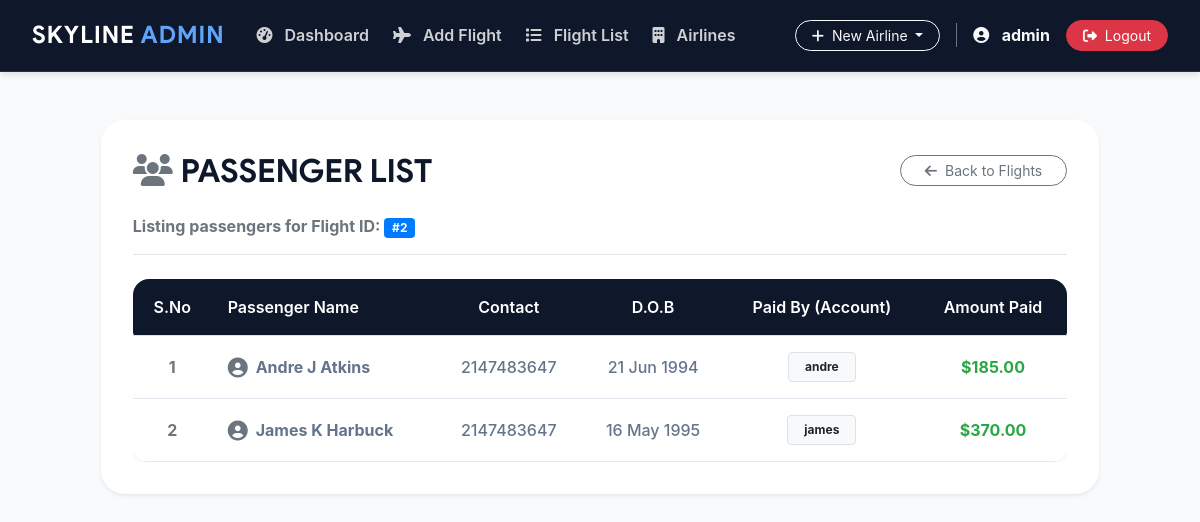
/admin/pass_list.php?flight_id=2 (signed in), run on the app's committed database.
### tables this page shows
CREATE TABLE `ticket` (
  `ticket_id` int(11) NOT NULL,
  `passenger_id` int(11) NOT NULL,
  `flight_id` int(11) NOT NULL,
  `user_id` int(11) NOT NULL,
  `seat_no` varchar(10) NOT NULL,
  `cost` int(11) NOT NULL,
  `class` varchar(3) NOT NULL
);

CREATE TABLE `passenger_profile` (
  `passenger_id` int(11) NOT NULL,
  `user_id` int(11) NOT NULL,
  `flight_id` int(11) NOT NULL,
  `mobile` varchar(110) NOT NULL,
  `dob` datetime NOT NULL,
  `f_name` varchar(20) DEFAULT NULL,
  `m_name` varchar(20) DEFAULT NULL,
  `l_name` varchar(20) DEFAULT NULL
);

CREATE TABLE `users` (
  `user_id` int(11) NOT NULL,
  `username` varchar(20) NOT NULL,
  `email` varchar(50) NOT NULL,
  `password` varchar(100) NOT NULL
);

CREATE TABLE `payment` (
  `card_no` varchar(16) NOT NULL,
  `user_id` int(11) NOT NULL,
  `flight_id` int(11) NOT NULL,
  `expire_date` varchar(5) DEFAULT NULL,
  `amount` int(11) NOT NULL
);

### admin/pass_list.php (the view, shortened to what this page needs)
<?php include_once 'header.php';
require '../helpers/init_conn_db.php';?>
<?php if(isset($_SESSION['adminId'])) { ?>
<main>
  <div class="container mt-5 mb-5 px-4">
    <div class="row justify-content-center">
      <div class="col-md-11">
        <div class="admin-glass-panel animate-fade-in shadow-sm border-0">
          <div class="d-flex justify-content-between align-items-center mb-4">
            <h2 class="admin-header-title mb-0"><i class="fa fa-users mr-2 text-secondary"></i>PASSENGER LIST</h2>
            <a href="all_flights.php" class="btn btn-outline-secondary btn-sm px-4 rounded-pill"><i class="fa fa-arrow-left mr-2"></i>Back to Flights</a>
          </div>
          <p class="text-muted font-weight-bold">Listing passengers for Flight ID: <span class="badge badge-primary px-2 py-1">#<?php echo htmlspecialchars($_GET['flight_id']); ?></span></p>
          <hr class="mb-4">
          <div class="table-responsive">
            <table class="table mb-0 custom-table text-center table-hover align-middle">
              <thead>
                <tr>
                  <th scope="col" class="rounded-left">S.No</th>
                  <th scope="col" class="text-left">Passenger Name</th>
                  <th scope="col">Contact</th>
                  <th scope="col">D.O.B</th>
                  <th scope="col">Paid By (Account)</th>
                  <th scope="col" class="rounded-right">Amount Paid</th>
                </tr>
              </thead>
              <tbody>
                <?php
                $cnt=1;
                $flight_id = $_GET['flight_id'];
                $stmt_t = mysqli_stmt_init($conn);
                $sql_t = 'SELECT * FROM Ticket WHERE flight_id=?';
                if(!mysqli_stmt_prepare($stmt_t,$sql_t)) {
                    header('Location: ticket.php?error=sqlerror');
                    exit();
                } else {
                    mysqli_stmt_bind_param($stmt_t,'i',$flight_id);
                    mysqli_stmt_execute($stmt_t);
                    $result_t = mysqli_stmt_get_result($stmt_t);
                    while($row_t = mysqli_fetch_assoc($result_t)) {
                      $sql = 'SELECT * FROM Passenger_profile WHERE passenger_id=?';
                      $stmt = mysqli_stmt_init($conn);
                      mysqli_stmt_prepare($stmt,$sql);
                      mysqli_stmt_bind_param($stmt,'i',$row_t['passenger_id']);
                      mysqli_stmt_execute($stmt);
                      $result = mysqli_stmt_get_result($stmt);
                      if ($row = mysqli_fetch_assoc($result)) {
                          $sql_p = 'SELECT * FROM PAYMENT WHERE flight_id=? AND user_id=?';
                          $stmt_p = mysqli_stmt_init($conn);
                          mysqli_stmt_prepare($stmt_p,$sql_p);
                          mysqli_stmt_bind_param($stmt_p,'ii',$flight_id,$row['user_id']);
                          mysqli_stmt_execute($stmt_p);
                          $result_p = mysqli_stmt_get_result($stmt_p);
                          if ($row_p = mysqli_fetch_assoc($result_p)) {
                            $sql_u = 'SELECT * FROM Users WHERE user_id=?';
                            $stmt_u = mysqli_stmt_init($conn);
                            mysqli_stmt_prepare($stmt_u,$sql_u);
                            mysqli_stmt_bind_param($stmt_u,'i',$row['user_id']);
                            mysqli_stmt_execute($stmt_u);
                            $result_u = mysqli_stmt_get_result($stmt_u);
                            if ($row_u = mysqli_fetch_assoc($result_u)) {
                              echo "
                              <tr>
                                <td class='font-weight-bold text-muted'>".$cnt."</td>
                                <td class='text-left font-weight-bold'>
                                    <div class='d-flex align-items-center'>
                                        <i class='fa fa-user-circle text-secondary fa-lg mr-2'></i>
                                        ".$row['f_name']." ".$row['m_name']." ".$row['l_name']."
                                    </div>
                                </td>
                                <td>".$row['mobile']."</td>
                                <td>".date('d M Y', strtotime($row['dob']))."</td>
                                <td scope='row'><span class='badge badge-light px-3 py-2 border'>".$row_u['username']."</span></td>
                                <td class='font-weight-bold text-success'>$".number_format($row_p['amount'], 2)."</td>
                              </tr>
                              ";
                            }
                          }
                      }
                      $cnt++;
                    }
                }
                ?>
              </tbody>
            </table>
          </div>
        </div>
      </div>
    </div>
  </div>
</main>
<?php } ?>
<?php include_once 'footer.php'; ?>

### admin/header.php (style rules this page uses)
:root { --primary-color: #0f172a; --secondary-color: #3b82f6; --accent-color: #60a5fa; --background-color: #f8fafc; --text-primary: #1e293b; --text-secondary: #64748b; --glass-bg: rgba(255, 255, 255, 0.95); --glass-border: rgba(255, 255, 255, 0.2); --transition: all 0.3s ease; }
body { background-color: var(--background-color); font-family: 'Inter', 'product sans', sans-serif; color: var(--text-primary); }
.admin-glass-panel { background: white; border-radius: 1.5rem; box-shadow: 0 4px 6px -1px rgba(0, 0, 0, 0.05), 0 2px 4px -1px rgba(0, 0, 0, 0.03); padding: 2rem; }
.admin-header-title { font-family: 'product sans', sans-serif; font-weight: 800; color: var(--primary-color); margin-bottom: 2rem; }
.custom-table { background: white; border-radius: 1rem; overflow: hidden; box-shadow: 0 4px 6px -1px rgba(0,0,0,0.05); }
.custom-table thead th { background: var(--primary-color); color: white; font-weight: 600; border: none; padding: 1rem; }
.custom-table tbody td { padding: 1rem; vertical-align: middle; border-bottom: 1px solid #e2e8f0; color: var(--text-secondary); font-weight: 500; }

### data on the page
ticket: passenger.f_name "Andre", passenger.m_name "J", passenger.l_name "Atkins", passenger.mobile "2147483647", passenger.dob "21 Jun 1994", user.username "andre", payment.amount "185.00"
ticket: passenger.f_name "James", passenger.m_name "K", passenger.l_name "Harbuck", passenger.mobile "2147483647", passenger.dob "16 May 1995", user.username "james", payment.amount "370.00"

### other printed values
$_SESSION['adminUname'] "admin"
$_GET['flight_id'] "2"
